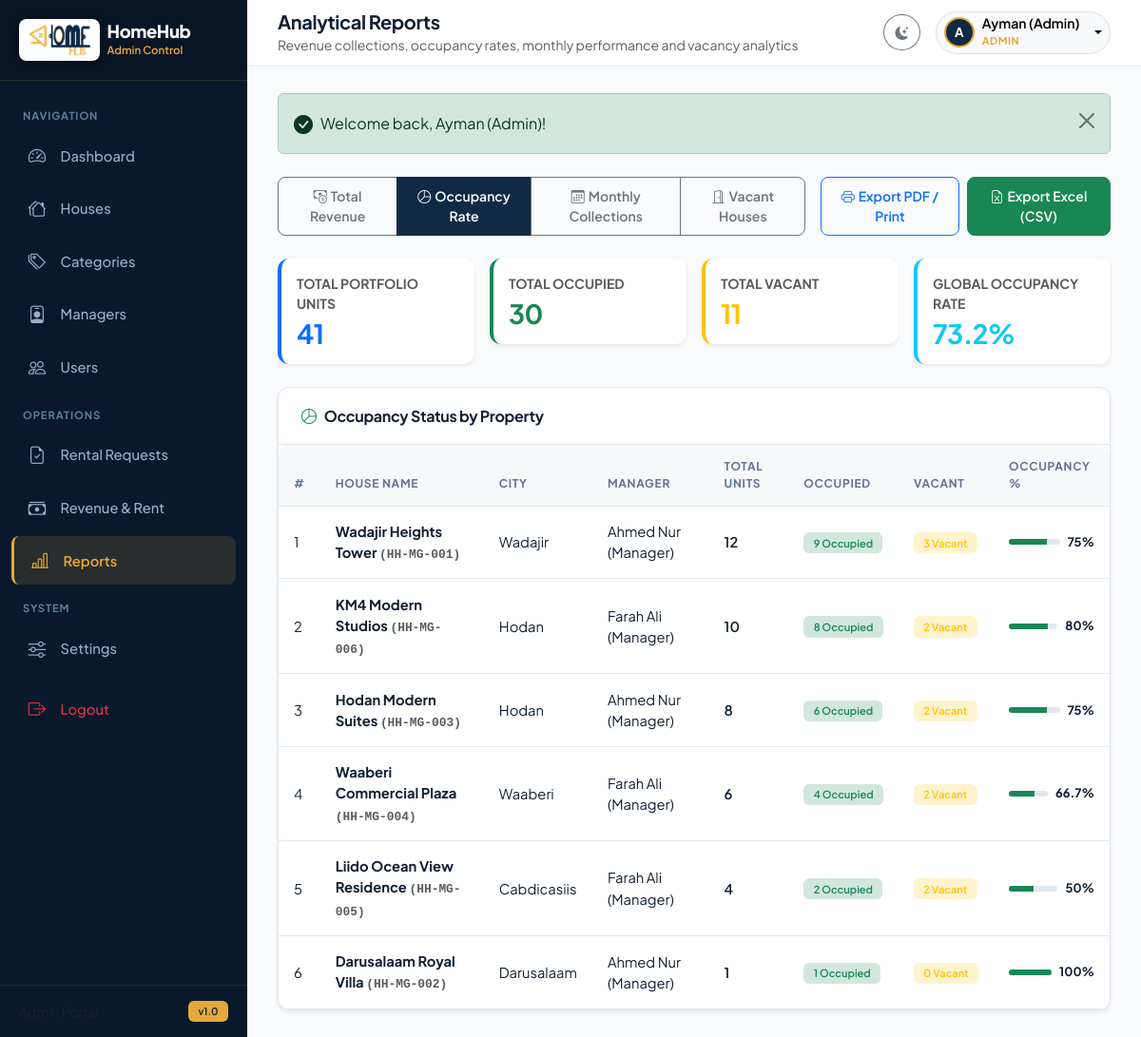
The page /admin/reports.php?type=occupancy (signed in) on the database its author committed.
### tables this page shows
CREATE TABLE IF NOT EXISTS `houses` (
  `id` INT AUTO_INCREMENT PRIMARY KEY,
  `category_id` INT NOT NULL,
  `manager_id` INT NULL,
  `house_name` VARCHAR(150) NOT NULL,
  `house_code` VARCHAR(50) NOT NULL UNIQUE,
  `address` VARCHAR(255) NOT NULL,
  `city` VARCHAR(100) NOT NULL,
  `rent_price` DECIMAL(10,2) NOT NULL,
  `total_apartments` INT NOT NULL DEFAULT 1,
  `occupied_apartments` INT NOT NULL DEFAULT 0,
  `vacant_apartments` INT NOT NULL DEFAULT 1,
  `description` TEXT NULL,
  `image` VARCHAR(255) NULL,
  `created_at` TIMESTAMP DEFAULT CURRENT_TIMESTAMP,
  FOREIGN KEY (`category_id`) REFERENCES `categories`(`id`) ON DELETE CASCADE,
  FOREIGN KEY (`manager_id`) REFERENCES `users`(`id`) ON DELETE SET NULL
);

CREATE TABLE IF NOT EXISTS `users` (
  `id` INT AUTO_INCREMENT PRIMARY KEY,
  `name` VARCHAR(100) NOT NULL,
  `email` VARCHAR(150) NOT NULL UNIQUE,
  `phone` VARCHAR(30) NULL,
  `password` VARCHAR(255) NOT NULL,
  `role` ENUM('admin', 'manager', 'user') NOT NULL DEFAULT 'user',
  `avatar` VARCHAR(255) NULL,
  `status` ENUM('active', 'inactive') NOT NULL DEFAULT 'active',
  `created_at` TIMESTAMP DEFAULT CURRENT_TIMESTAMP
);

### admin/reports.php (the view, shortened to what this page needs)
<?php
require_once __DIR__ . '/../includes/functions.php';
require_once __DIR__ . '/../includes/auth.php';
$activeReport = trim($_GET['type'] ?? 'revenue');
$revenueData = $pdo->query("
    SELECT h.id, h.house_name, h.house_code, h.city, c.category_name, h.rent_price,
           COUNT(p.id) as payment_count,
           COALESCE(SUM(p.amount), 0) as total_collected
    FROM houses h
    JOIN categories c ON h.category_id = c.id
    LEFT JOIN payments p ON h.id = p.house_id
    GROUP BY h.id
    ORDER BY total_collected DESC
")->fetchAll();
$overallRevenue = array_sum(array_column($revenueData, 'total_collected'));
$occupancyData = $pdo->query("
    SELECT h.id, h.house_name, h.house_code, h.city, c.category_name,
           h.total_apartments, h.occupied_apartments, h.vacant_apartments,
           mgr.name as manager_name
    FROM houses h
    JOIN categories c ON h.category_id = c.id
    LEFT JOIN users mgr ON h.manager_id = mgr.id
    ORDER BY h.occupied_apartments DESC
")->fetchAll();
$totalAptsAll = (int)array_sum(array_column($occupancyData, 'total_apartments'));
$totalOccAll  = (int)array_sum(array_column($occupancyData, 'occupied_apartments'));
$totalVacAll  = (int)array_sum(array_column($occupancyData, 'vacant_apartments'));
$globalOccupancyRate = $totalAptsAll > 0 ? round(($totalOccAll / $totalAptsAll) * 100, 1) : 0;
require_once __DIR__ . '/../includes/header.php';
?>
<div class="app-wrapper">
    <?php require_once __DIR__ . '/../includes/admin_sidebar.php'; ?>
    <div class="app-main">
        <?php require_once __DIR__ . '/../includes/topbar.php'; ?>
        <main class="content-wrapper">
            <?= display_flash(); ?>
            <div class="d-flex flex-column flex-md-row justify-content-between align-items-md-center gap-3 mb-4 no-print">
                <div class="btn-group" role="group">
                    <a href="<?= BASE_URL; ?>admin/reports.php?type=revenue" class="btn btn-sm <?= $activeReport === 'revenue' ? 'btn-primary' : 'btn-outline-secondary'; ?>">
                        <i class="bi bi-cash-coin me-1"></i>Total Revenue
                    </a>
                    <a href="<?= BASE_URL; ?>admin/reports.php?type=occupancy" class="btn btn-sm <?= $activeReport === 'occupancy' ? 'btn-primary' : 'btn-outline-secondary'; ?>">
                        <i class="bi bi-pie-chart me-1"></i>Occupancy Rate
                    </a>
                    <a href="<?= BASE_URL; ?>admin/reports.php?type=collections" class="btn btn-sm <?= $activeReport === 'collections' ? 'btn-primary' : 'btn-outline-secondary'; ?>">
                        <i class="bi bi-calendar3 me-1"></i>Monthly Collections
                    </a>
                    <a href="<?= BASE_URL; ?>admin/reports.php?type=vacant" class="btn btn-sm <?= $activeReport === 'vacant' ? 'btn-primary' : 'btn-outline-secondary'; ?>">
                        <i class="bi bi-door-open me-1"></i>Vacant Houses
                    </a>
                </div>
                <div class="d-flex gap-2">
                    <button type="button" class="btn btn-outline-primary btn-sm" onclick="window.print()">
                        <i class="bi bi-printer me-1"></i>Export PDF / Print
                    </button>
                    <button type="button" class="btn btn-success btn-sm" onclick="exportTableToCSV('activeReportTable', '<?= $activeReport; ?>_report.csv')">
                        <i class="bi bi-file-earmark-excel me-1"></i>Export Excel (CSV)
                    </button>
                </div>
            </div>
            <?php if ($activeReport === 'revenue'): ?>
                <div class="row g-3 mb-4">
                    <div class="col-md-6 col-lg-4">
                        <div class="card p-3 shadow-sm border-0 border-start border-primary border-4">
                            <small class="text-muted fw-bold text-uppercase">Total Property Revenue</small>
                            <h3 class="fw-bolder text-primary mb-0 mt-1"><?= format_currency($overallRevenue, $currency); ?></h3>
                        </div>
                    </div>
                    <div class="col-md-6 col-lg-4">
                        <div class="card p-3 shadow-sm border-0 border-start border-success border-4">
                            <small class="text-muted fw-bold text-uppercase">Properties with Collections</small>
                            <h3 class="fw-bolder text-success mb-0 mt-1"><?= count(array_filter($revenueData, fn($r) => (float)$r['total_collected'] > 0)); ?> / <?= count($revenueData); ?></h3>
                        </div>
                    </div>
                </div>
                <div class="card shadow-sm">
                    <div class="card-header">
                        <h6 class="mb-0 fw-bold"><i class="bi bi-cash-stack text-primary me-2"></i>Total Revenue by Property</h6>
                    </div>
                    <div class="card-body p-0">
                        <div class="table-responsive">
                            <table class="table table-hover align-middle mb-0" id="activeReportTable">
                                <thead>
                                    <tr>
                                        <th>#</th>
                                        <th>House Name</th>
                                        <th>Code</th>
                                        <th>Category</th>
                                        <th>City</th>
                                        <th>Monthly Rent</th>
                                        <th>Transactions</th>
                                        <th class="text-end">Total Revenue</th>
                                    </tr>
                                </thead>
                                <tbody>
                                    <?php foreach ($revenueData as $i => $r): ?>
                                        <tr>
                                            <td><?= $i + 1; ?></td>
                                            <td class="fw-bold"><?= e($r['house_name']); ?></td>
                                            <td class="font-monospace text-muted"><?= e($r['house_code']); ?></td>
                                            <td><span class="badge bg-secondary-subtle text-secondary"><?= e($r['category_name']); ?></span></td>
                                            <td><?= e($r['city']); ?></td>
                                            <td><?= format_currency($r['rent_price'], $currency); ?></td>
                                            <td><span class="badge bg-light text-dark border"><?= (int)$r['payment_count']; ?> payments</span></td>
                                            <td class="text-end fw-bold fs-6 text-success"><?= format_currency($r['total_collected'], $currency); ?></td>
                                        </tr>
                                    <?php endforeach; ?>
                                </tbody>
                                <tfoot>
                                    <tr class="fw-bold bg-light">
                                        <td colspan="7" class="text-end">OVERALL TOTAL:</td>
                                        <td class="text-end text-success fs-5"><?= format_currency($overallRevenue, $currency); ?></td>
                                    </tr>
                                </tfoot>
                            </table>
                        </div>
                    </div>
                </div>
            <?php elseif ($activeReport === 'occupancy'): ?>
                <div class="row g-3 mb-4">
                    <div class="col-md-3">
                        <div class="card p-3 shadow-sm border-0 border-start border-primary border-4">
                            <small class="text-muted fw-bold text-uppercase">Total Portfolio Units</small>
                            <h3 class="fw-bolder text-primary mb-0 mt-1"><?= $totalAptsAll; ?></h3>
                        </div>
                    </div>
                    <div class="col-md-3">
                        <div class="card p-3 shadow-sm border-0 border-start border-success border-4">
                            <small class="text-muted fw-bold text-uppercase">Total Occupied</small>
                            <h3 class="fw-bolder text-success mb-0 mt-1"><?= $totalOccAll; ?></h3>
                        </div>
                    </div>
                    <div class="col-md-3">
                        <div class="card p-3 shadow-sm border-0 border-start border-warning border-4">
                            <small class="text-muted fw-bold text-uppercase">Total Vacant</small>
                            <h3 class="fw-bolder text-warning mb-0 mt-1"><?= $totalVacAll; ?></h3>
                        </div>
                    </div>
                    <div class="col-md-3">
                        <div class="card p-3 shadow-sm border-0 border-start border-info border-4">
                            <small class="text-muted fw-bold text-uppercase">Global Occupancy Rate</small>
                            <h3 class="fw-bolder text-info mb-0 mt-1"><?= $globalOccupancyRate; ?>%</h3>
                        </div>
                    </div>
                </div>
                <div class="card shadow-sm">
                    <div class="card-header">
                        <h6 class="mb-0 fw-bold"><i class="bi bi-pie-chart text-success me-2"></i>Occupancy Status by Property</h6>
                    </div>
                    <div class="card-body p-0">
                        <div class="table-responsive">
                            <table class="table table-hover align-middle mb-0" id="activeReportTable">
                                <thead>
                                    <tr>
                                        <th>#</th>
                                        <th>House Name</th>
                                        <th>City</th>
                                        <th>Manager</th>
                                        <th>Total Units</th>
                                        <th>Occupied</th>
                                        <th>Vacant</th>
                                        <th>Occupancy %</th>
                                    </tr>
                                </thead>
                                <tbody>
                                    <?php foreach ($occupancyData as $i => $o): ?>
                                        <?php
                                            $tot = (int)$o['total_apartments'];
                                            $occ = (int)$o['occupied_apartments'];
                                            $rate = $tot > 0 ? round(($occ / $tot) * 100, 1) : 0;
                                        ?>
                                        <tr>
                                            <td><?= $i + 1; ?></td>
                                            <td class="fw-bold"><?= e($o['house_name']); ?> <small class="text-muted font-monospace">(<?= e($o['house_code']); ?>)</small></td>
                                            <td><?= e($o['city']); ?></td>
                                            <td><?= e($o['manager_name'] ?? 'Unassigned'); ?></td>
                                            <td class="fw-semibold"><?= $tot; ?></td>
                                            <td><span class="badge bg-success-subtle text-success"><?= $occ; ?> Occupied</span></td>
                                            <td><span class="badge bg-warning-subtle text-warning"><?= (int)$o['vacant_apartments']; ?> Vacant</span></td>
                                            <td>
                                                <div class="d-flex align-items-center gap-2">
                                                    <div class="progress flex-grow-1" style="height: 6px;">
                                                        <div class="progress-bar bg-success" style="width: <?= $rate; ?>%"></div>
                                                    </div>
                                                    <span class="fw-bold small"><?= $rate; ?>%</span>
                                                </div>
                                            </td>
                                        </tr>
                                    <?php endforeach; ?>
                                </tbody>
                            </table>
                        </div>
                    </div>
                </div>
            <?php endif; ?>
        </main>
    </div>
</div>
<?php require_once __DIR__ . '/../includes/footer.php'; ?>

### assets/css/style.css (style rules this page uses)
:root { --hh-primary: #102a45; --hh-primary-hover: #091a2c; --hh-primary-light: #e8eef5; --hh-gold: #e5a93b; --hh-gold-hover: #cf9227; --hh-gold-light: #fef8ee; --hh-secondary: #1e3a5f; --hh-accent: #e5a93b; --hh-success: #10b981; --hh-warning: #e5a93b; --hh-danger: #ef4444; --hh-info: #0284c7; --hh-body-bg: #f8fafc; --hh-card-bg: #ffffff; --hh-text-main: #0f1f33; --hh-text-muted: #5f748d; --hh-border: #e2e8f0; --hh-sidebar-bg: #09192b; --hh-sidebar-color: #9ab0c7; --hh-sidebar-active: #e5a93b; --hh-sidebar-active-bg: rgba(229, 169, 59, 0.14); --hh-shadow-sm: 0 1px 3px 0 rgba(16, 42, 69, 0.06), 0 1px 2px -1px rgba(16, 42, 69, 0.04); --hh-shadow: 0 4px 6px -1px rgba(16, 42, 69, 0.08), 0 2px 4px -2px rgba(16, 42, 69, 0.06); --hh-shadow-lg: 0 10px 15px -3px rgba(16, 42, 69, 0.10), 0 4px 6px -4px rgba(16, 42, 69, 0.06); --hh-radius: 12px; }
body { font-family: 'Plus Jakarta Sans', -apple-system, BlinkMacSystemFont, "Segoe UI", Roboto, sans-serif; background-color: var(--hh-body-bg); color: var(--hh-text-main); min-height: 100vh; display: flex; flex-direction: column; overflow-x: hidden; -webkit-font-smoothing: antialiased; }
h1, h2, h3, h4, h5, h6 { font-weight: 700; color: var(--hh-text-main); letter-spacing: -0.02em; }
a { color: var(--hh-primary); text-decoration: none; transition: all 0.2s ease; }
.app-wrapper { display: flex; min-height: 100vh; width: 100%; }
.app-main { flex: 1; display: flex; flex-direction: column; min-width: 0; background-color: var(--hh-body-bg); }
.content-wrapper { flex: 1; padding: 1.75rem 2rem; }
.card { background-color: var(--hh-card-bg); border: 1px solid var(--hh-border); border-radius: var(--hh-radius); box-shadow: var(--hh-shadow-sm); transition: all 0.25s ease; }
.card-header { background-color: transparent; border-bottom: 1px solid var(--hh-border); padding: 1.25rem 1.5rem; font-weight: 700; }
.card-body { padding: 1.5rem; }
.btn { font-weight: 600; border-radius: 8px; padding: 0.55rem 1.15rem; transition: all 0.2s ease; }
.btn-primary { background-color: var(--hh-primary); border-color: var(--hh-primary); color: #ffffff; }
.table-responsive { border-radius: var(--hh-radius); }
.table { margin-bottom: 0; vertical-align: middle; }
.table th { font-size: 0.75rem; text-transform: uppercase; letter-spacing: 0.06em; font-weight: 700; color: var(--hh-text-muted); background: rgba(16, 42, 69, 0.03); border-bottom: 1px solid var(--hh-border); padding: 0.85rem 1rem; }
.table td { padding: 0.95rem 1rem; border-bottom: 1px solid var(--hh-border); color: var(--hh-text-main); font-size: 0.92rem; }
.badge { font-weight: 600; border-radius: 6px; padding: 0.35rem 0.65rem; }
.progress { height: 8px; border-radius: 10px; background-color: var(--hh-border); }

### rows shown on the page
houses: house_name "Wadajir Heights Tower", house_code "HH-MG-001", city "Wadajir", manager.name "Ahmed Nur (Manager)", total_apartments "12", occupied_apartments "9", vacant_apartments "3", rate "75"
houses: house_name "KM4 Modern Studios", house_code "HH-MG-006", city "Hodan", manager.name "Farah Ali (Manager)", total_apartments "10", occupied_apartments "8", vacant_apartments "2", rate "80"
houses: house_name "Hodan Modern Suites", house_code "HH-MG-003", city "Hodan", manager.name "Ahmed Nur (Manager)", total_apartments "8", occupied_apartments "6", vacant_apartments "2", rate "75"
houses: house_name "Waaberi Commercial Plaza", house_code "HH-MG-004", city "Waaberi", manager.name "Farah Ali (Manager)", total_apartments "6", occupied_apartments "4", vacant_apartments "2", rate "66.7"
houses: house_name "Liido Ocean View Residence", house_code "HH-MG-005", city "Cabdicasiis", manager.name "Farah Ali (Manager)", total_apartments "4", occupied_apartments "2", vacant_apartments "2", rate "50"
houses: house_name "Darusalaam Royal Villa", house_code "HH-MG-002", city "Darusalaam", manager.name "Ahmed Nur (Manager)", total_apartments "1", occupied_apartments "1", vacant_apartments "0", rate "100"

### other values the page prints
$pageHeading "Analytical Reports"
$pageSubtitle "Revenue collections, occupancy rates, monthly performance and vacancy analytics"
substr($currentUser['name'] ?? 'U', 0, 1) "A"
$currentUser['name'] "Ayman (Admin)"
$currentUser['role'] "ADMIN"
$msg "Welcome back, Ayman (Admin)!"
$totalAptsAll "41"
$totalOccAll "30"
$totalVacAll "11"
$globalOccupancyRate "73.2"
